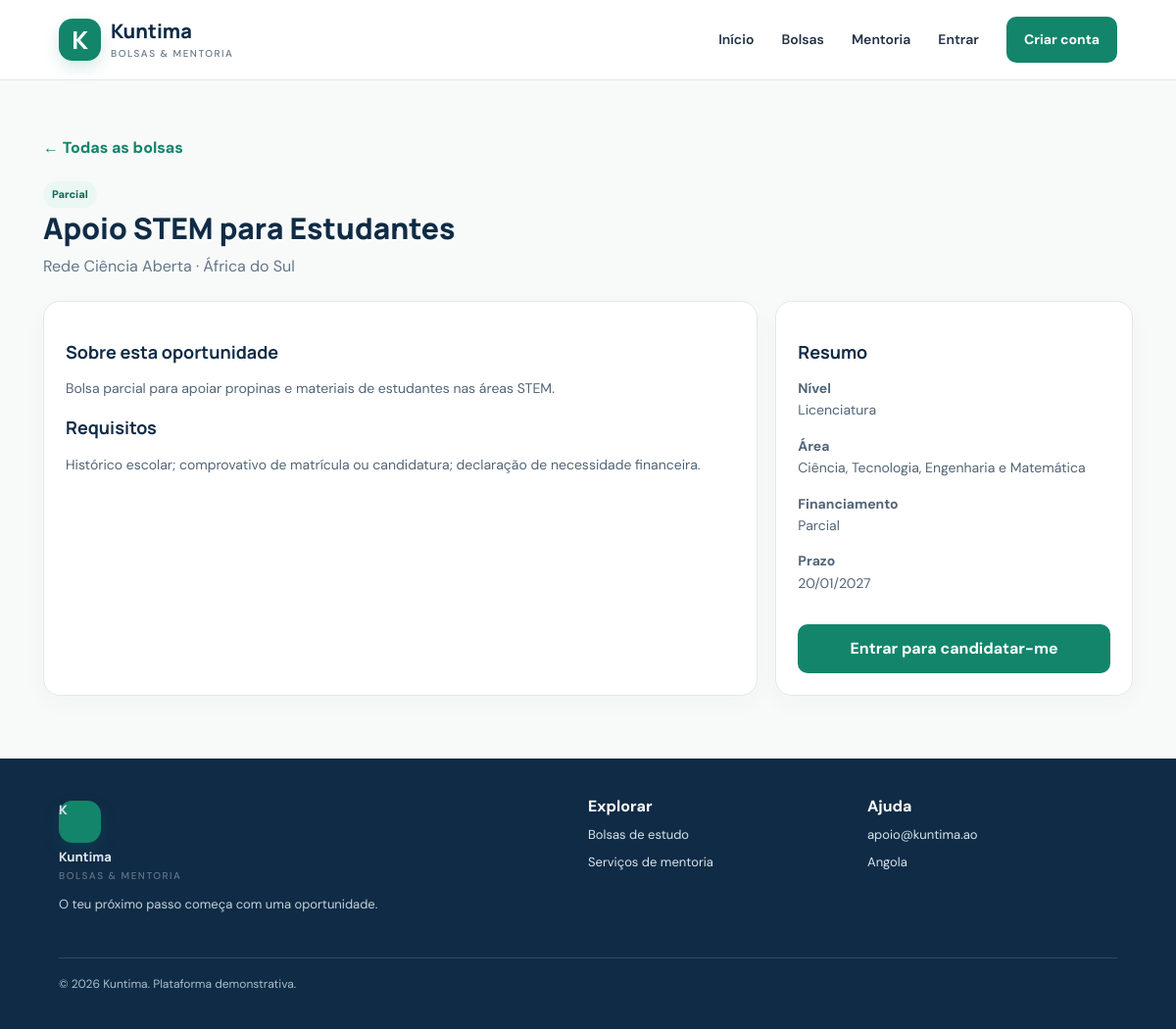
The app's page /bolsa.php?id=3 with its own data.
### tables this page shows
CREATE TABLE IF NOT EXISTS bolsa (
 id INT UNSIGNED AUTO_INCREMENT PRIMARY KEY,
 title VARCHAR(180) NOT NULL,
 organization VARCHAR(160) NOT NULL,
 country VARCHAR(100) NOT NULL DEFAULT 'Angola',
 study_level VARCHAR(100) NOT NULL,
 field VARCHAR(120) NOT NULL,
 funding_type ENUM('Integral','Parcial','Propina','Investigação') NOT NULL DEFAULT 'Integral',
 deadline DATE NULL,
 description TEXT NOT NULL,
 requirements TEXT NULL,
 application_url VARCHAR(500) NULL,
 status ENUM('published','draft','closed') NOT NULL DEFAULT 'published',
 created_at TIMESTAMP DEFAULT CURRENT_TIMESTAMP
);

### config.php (called while the page is built, shortened)
<?php
function e($value): string { return htmlspecialchars((string)$value, ENT_QUOTES, 'UTF-8'); }
function logged_in(): bool { return !empty($_SESSION['user']); }

### bolsa.php (the view)
<?php require_once 'config.php'; $pdo=db(); $id=(int)($_GET['id']??0);$st=$pdo->prepare("SELECT * FROM bolsa WHERE id=? AND status='published'");$st->execute([$id]);$s=$st->fetch();if(!$s){http_response_code(404);$page_title='Bolsa não encontrada';require 'includes/header.php';echo '<div class="empty">Esta oportunidade não existe ou já não está publicada. <a class="text-link" href="bolsas.php">Voltar às bolsas</a></div>';require 'includes/footer.php';exit;}$page_title=$s['title'].' | Kuntima';require 'includes/header.php'; ?>
<div class="page-heading"><a class="text-link" href="bolsas.php">← Todas as bolsas</a><p style="margin-top:20px"><span class="tag"><?=e($s['funding_type'])?></span></p><h1><?=e($s['title'])?></h1><p><?=e($s['organization'])?> · <?=e($s['country'])?></p></div><div class="grid" style="grid-template-columns:minmax(0,2fr) minmax(250px,1fr)"><article class="card"><h3>Sobre esta oportunidade</h3><p><?=nl2br(e($s['description']))?></p><h3>Requisitos</h3><p><?=nl2br(e($s['requirements']?:'Consulte a instituição responsável para confirmar os requisitos.'))?></p><?php if($s['application_url']): ?><p><a class="text-link" target="_blank" rel="noopener" href="<?=e($s['application_url'])?>">Página oficial da candidatura ↗</a></p><?php endif; ?></article><aside class="card"><h3>Resumo</h3><p><strong>Nível</strong><br><?=e($s['study_level'])?></p><p><strong>Área</strong><br><?=e($s['field'])?></p><p><strong>Financiamento</strong><br><?=e($s['funding_type'])?></p><p><strong>Prazo</strong><br><?= $s['deadline']?e(date('d/m/Y',strtotime($s['deadline']))):'A confirmar' ?></p><?php if(logged_in() && ($_SESSION['user']['role']??'')==='student'): ?><form method="post" action="candidatar.php"><input type="hidden" name="csrf" value="<?=e(csrf_token())?>"><input type="hidden" name="scholarship_id" value="<?=$s['id']?>"><div class="field"><label for="motivation">Mensagem de motivação (opcional)</label><textarea name="motivation" id="motivation" placeholder="Conta brevemente porque tens interesse nesta bolsa."></textarea></div><button class="btn-primary" type="submit">Submeter candidatura</button></form><?php elseif(!logged_in()): ?><a class="btn-primary" style="width:100%" href="login.php">Entrar para candidatar-me</a><?php else: ?><p class="muted">A candidatura está disponível para contas de estudante.</p><?php endif; ?></aside></div><?php require 'includes/footer.php'; ?>

### style.css (style rules this page uses)
:root { --navy:#102b46;--green:#13856b;--green2:#0b6c55;--mint:#eaf7f2;--ink:#203346;--muted:#657687;--line:#e2e9ee;--bg:#f7faf9;--white:#fff;--gold:#f4b740 }
* { box-sizing:border-box }
body { margin:0;background:var(--bg);font-family:'DM Sans',sans-serif;color:var(--ink);line-height:1.6 }
a { color:inherit;text-decoration:none }
.navlinks .nav-cta,.btn-primary { background:var(--green);color:#fff;padding:12px 18px;border-radius:10px;display:inline-flex;justify-content:center;align-items:center;border:0;font-weight:700;cursor:pointer }
.section h2,.page-heading h1 { font:800 30px Manrope;color:var(--navy);margin:0 }
.section-head p,.page-heading p { margin:6px 0 0;color:var(--muted) }
.text-link { color:var(--green);font-weight:800 }
.grid { display:grid;grid-template-columns:repeat(3,minmax(0,1fr));gap:18px }
.card { background:#fff;border:1px solid var(--line);border-radius:17px;padding:22px;box-shadow:0 8px 25px #16344b08 }
.tag { display:inline-flex;background:var(--mint);color:var(--green2);font-size:11px;font-weight:800;padding:5px 9px;border-radius:20px }
.card h3 { font:700 18px/1.35 Manrope;color:var(--navy);margin:17px 0 7px }
.card p { font-size:14px;color:#526577 }
.card .btn-primary { width:100%;margin-top:17px }
.page-heading { padding:28px 0 22px }

### records on screen
bolsa: funding_type "Parcial", title "Apoio STEM para Estudantes", organization "Rede Ciência Aberta", country "África do Sul", description "Bolsa parcial para apoiar propinas e materiais de estudantes nas áreas STEM.", requirements "Histórico escolar; comprovativo de matrícula ou candidatura; declaração de necessidade financeira.", study_level "Licenciatura", field "Ciência, Tecnologia, Engenharia e Matemática", deadline "20/01/2027"
